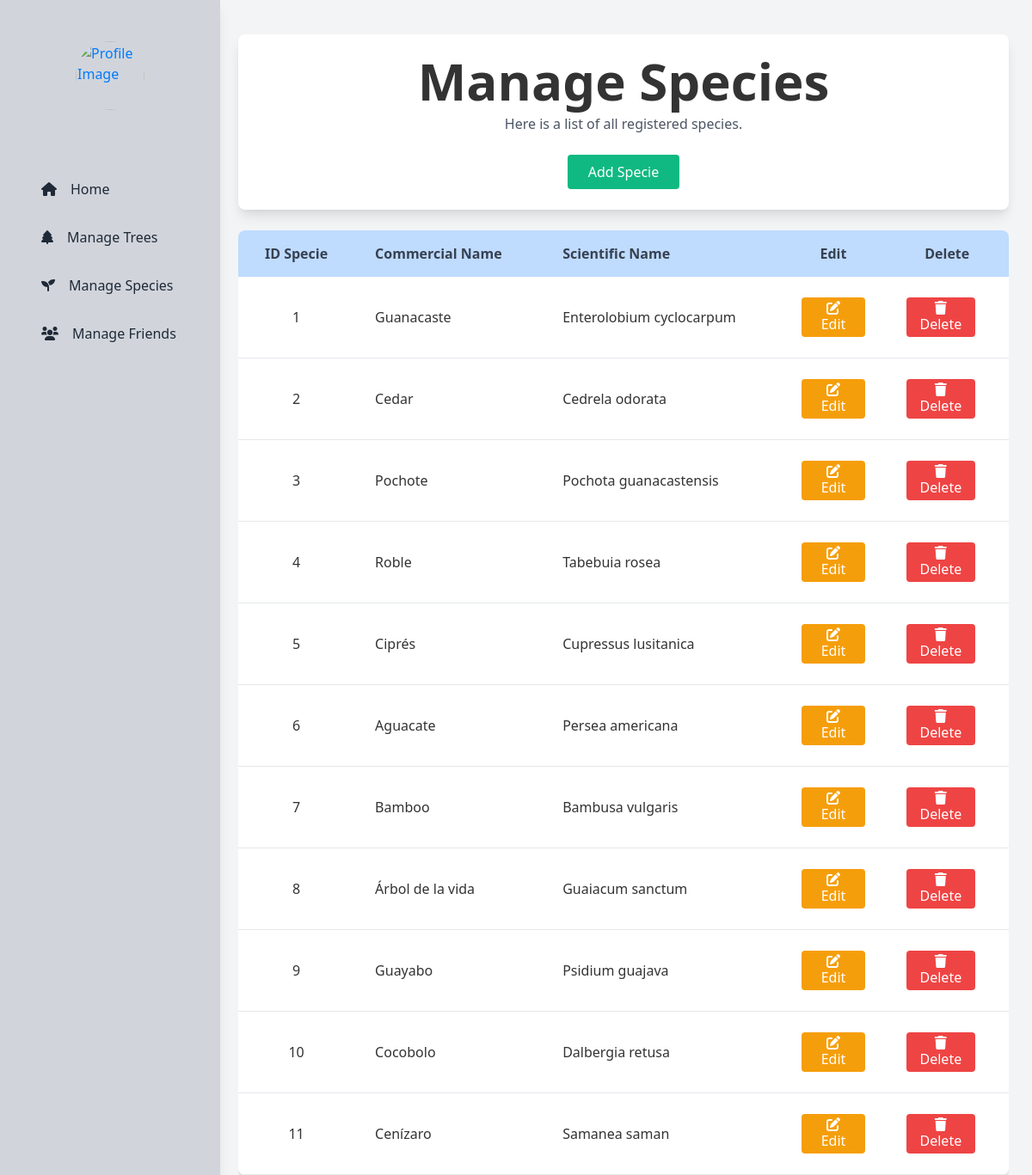
Before: /administrator/manage_species.php with the older database file.
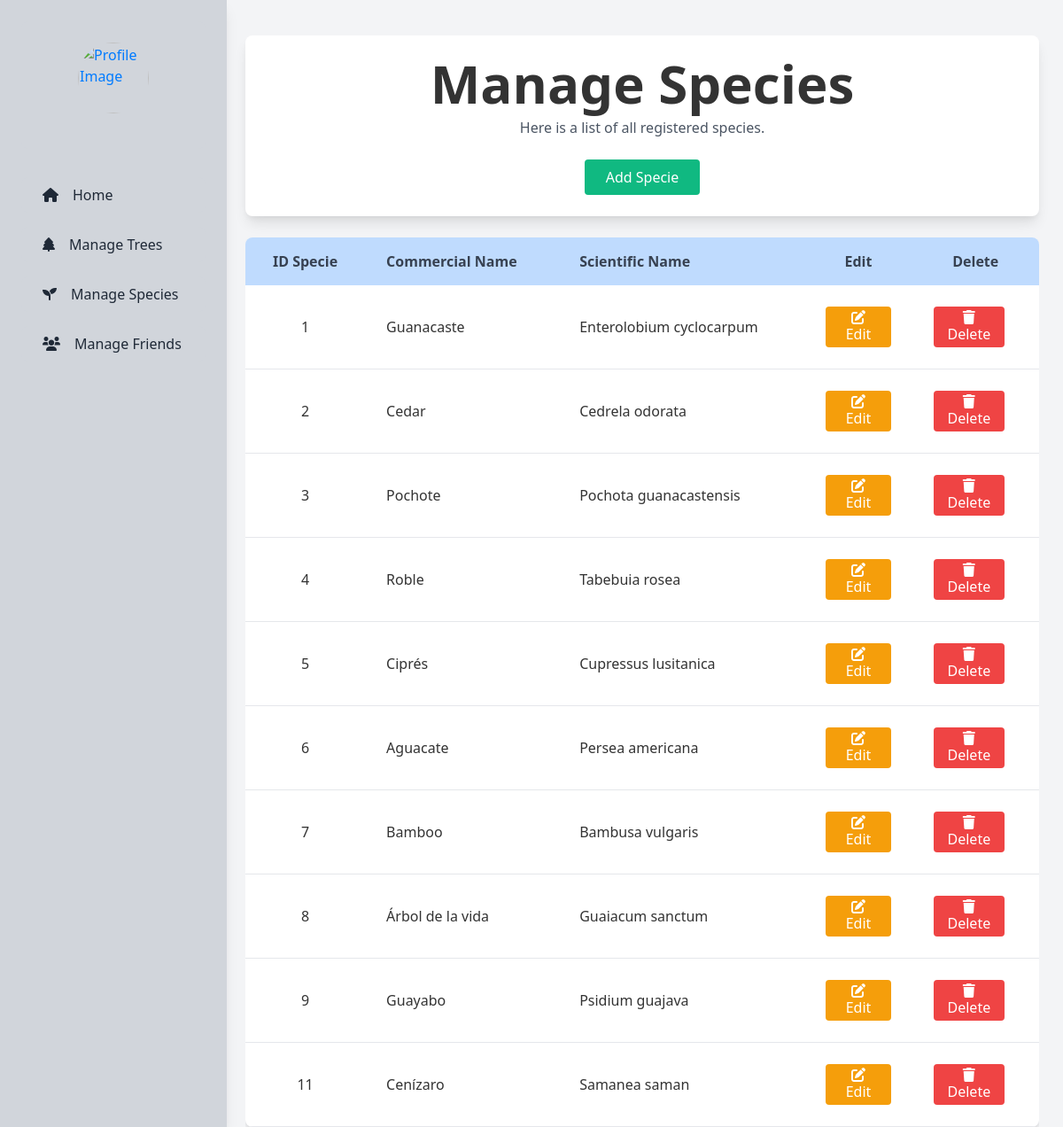
After: the same page with the newer database file.
### tables this page shows
CREATE TABLE `species` (
  `Id_Specie` int(11) NOT NULL,
  `Commercial_Name` varchar(100) DEFAULT NULL,
  `Scientific_Name` varchar(100) DEFAULT NULL,
  `StatusS` int(2) DEFAULT 1
);

### utils/administrator/admin_functions.php (called while the page is built, shortened)
<?php
function getConnection(): bool|mysqli {
    $servername = "localhost";
    $username   = "root";
    $password   = "";
    $dbname     = "mytrees";
    try {
        $conn = new mysqli($servername, $username, $password, $dbname, 3306);
        return $conn;
    } catch (Exception $e) {
        echo "Error de conexión: " . $e->getMessage();
        return false;
    }
}
function getSpecies(): array {
    $conn = getConnection();
    $species = [];
    if ($conn) {
        $query = "
            SELECT Id_Specie, Commercial_Name, Scientific_Name
            FROM species
            WHERE StatusS = 1
        ";
        $result = mysqli_query($conn, $query);
        if ($result) {
            while ($row = mysqli_fetch_assoc($result)) {
                $species[] = [
                    'Id_Specie'          => $row['Id_Specie'],
                    'Commercial_Name'    => $row['Commercial_Name'],
                    'Scientific_Name'    => $row['Scientific_Name'],
                ];
            }
        } else {
            echo "Query error: " . mysqli_error($conn);
        }
    } else {
        echo "Connection error: " . mysqli_connect_error();
    }
    return $species;
}

### administrator/manage_species.php (the view, shortened to what this page needs)
<?php
include('../utils/administrator/admin_functions.php');
$species = getSpecies();
?>
<link href="https://cdn.jsdelivr.net/npm/tailwindcss@2.2.19/dist/tailwind.min.css" rel="stylesheet">
<?php require('../inc/header_admin.php') ?>
<div class="container mx-auto mt-10 text-center px-4">
    <div class="bg-white shadow-lg rounded-lg p-4 max-w-4xl mx-auto">
        <div class="text-center">
            <h1 class="text-6xl font-bold">Manage Species</h1>
            <p class="text-gray-600 mt-2">Here is a list of all registered species.</p>
            <div class="flex justify-center space-x-4 mt-4">
                <a href="register_specie.php" class="bg-green-500 text-white px-4 py-2 rounded hover:bg-green-600">Add Specie</a>
            </div>
        </div>
    </div>
    <div class="mt-6 max-w-4xl mx-auto overflow-hidden">
        <table class="min-w-full bg-white shadow-md rounded-lg overflow-hidden w-full">
            <thead>
                <tr class="bg-blue-200 text-gray-700">
                    <th class="px-6 py-3 text-center">ID Specie</th>
                    <th class="px-6 py-3">Commercial Name</th>
                    <th class="px-6 py-3">Scientific Name</th>
                    <th class="px-6 py-3 text-center">Edit</th>
                    <th class="px-6 py-3 text-center">Delete</th>
                </tr>
            </thead>
            <tbody>
                <?php if (!empty($species)) : ?>
                    <?php foreach ($species as $specie) : ?>
                        <tr class="border-b">
                            <td class="text-center px-6 py-4"><?= htmlspecialchars($specie['Id_Specie']) ?></td>
                            <td class="px-6 py-4"><?= htmlspecialchars($specie['Commercial_Name']) ?></td>
                            <td class="px-6 py-4"><?= htmlspecialchars($specie['Scientific_Name']) ?></td>
                            <td class="px-6 py-4 text-center">
                                <a href="update_specie.php?id=<?= $specie['Id_Specie'] ?>" class="bg-yellow-500 text-white px-3 py-1 rounded hover:bg-yellow-600 flex flex-col items-center" title="Edit">
                                    <i class="fa-solid fa-pen-to-square"></i> Edit
                                </a>
                            </td>
                            <td class="px-6 py-4 text-center">
                                <form action="<?= BASE_URL; ?>/actions/administrator/delete_specie.php" method="POST" style="display:inline;" title="Delete">
                                    <button type="submit" class="bg-red-500 text-white px-3 py-1 rounded hover:bg-red-600 flex flex-col items-center" onclick="return confirm('Are you sure you want to delete this specie?');">
                                        <i class="fa-solid fa-trash"></i> Delete
                                    </button>
                                </form>
                            </td>
                        </tr>
                    <?php endforeach; ?>
                <?php else : ?>
                    <tr>
                        <td colspan="5" class="text-center text-gray-500 py-4">No species found</td>
                    </tr>
                <?php endif; ?>
            </tbody>
        </table>
    </div>
</div>

Changed rows visible on the page:
no longer on this page (row edited): species: Id_Specie "10", Commercial_Name "Cocobolo", Scientific_Name "Dalbergia retusa"
